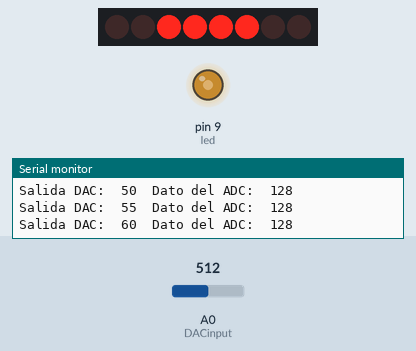
Recording of a sketch running on a simulated Arduino Uno, built with avr-gcc and run on an emulated ATmega328P. Shown: 8 shift-register outputs drawn as a row of LEDs (first output left, lit = HIGH), output pins drawn as LEDs (lit = HIGH), the last lines printed to the serial monitor. Wiring (inferred from the names in the program): shift register (74HC595): data pin 8; shift clock pin 4; latch pin 7. Wiring (inferred from the signals the program sends): row of LEDs: on Q0, Q1, Q2, Q3, Q4, Q5, Q6, Q7. The inputs (shaded band) are chosen by the test bench; at power-on: A0 (DACinput) = 512. Pins used as bus, display or sensor lines are not drawn.

Above: at 1.25 s.
1.3 s: A0 (DACinput) set to 716
At 1.36 s:
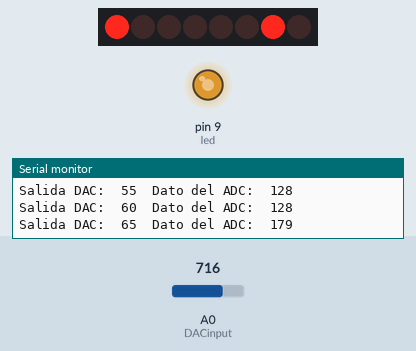
3.1 s: A0 (DACinput) set to 900
At 3.17 s:
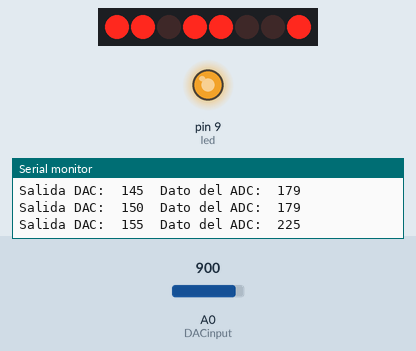
4.9 s: A0 (DACinput) set to 511
At 5.24 s:
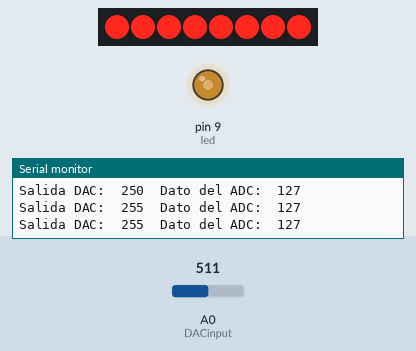
6.8 s: A0 (DACinput) set to 407
At 6.9 s:
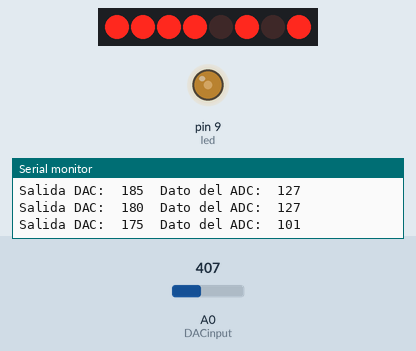
8.6 s: A0 (DACinput) set to 388
At 8.71 s:
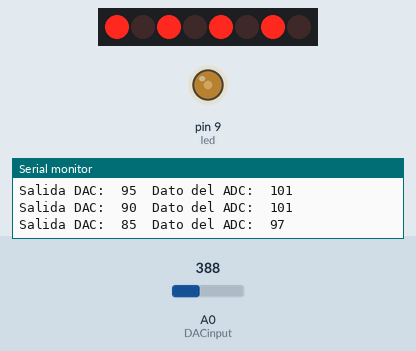
10.4 s: A0 (DACinput) set to 42
At 10.62 s:
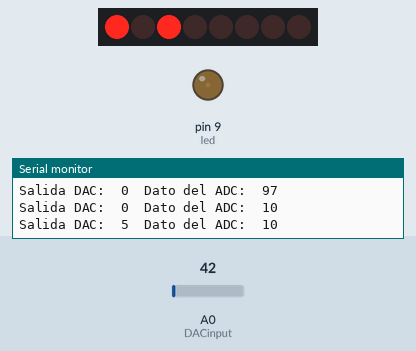
12.2 s: A0 (DACinput) set to 35
Timing chart, 0 to 15.0 s (numbered marks = the images above; inputs shaded):
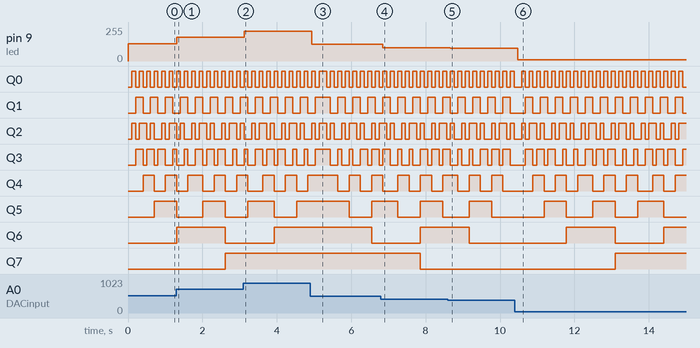

The sketch:

DAC_shield_ejemplo.ino
```cpp
/******************************************************************
** Código creado en Electrónica 5Hz                              **
** www.5hz-electronica.com                                       **
** Por:                                                          **
** Basado en el código de:                                       **
** Descripción del código:                                       **
**                                                               **
** Ejemplo para el Shield convertidor Digital-Analógico          **
** genera una señal analogica, es leida por el pin A0 y          **
** varia la intensidad de un led externo                         **
** conectado al pin 9 segun el valor leido.                      **
*******************************************************************
Conexiones:
UNO  <-> DAC shield
4     -  Clock
7     -  Latch
8     -  Dato
9     -  led
A0    -  DAC Output
GND   -  GND
5V    -  VCC
*/

//--------------------------------------------------definiciones de pines
int dato = 8;
int clock = 4;
int latch = 7;
int led = 9;
int DACinput = A0;

//----------------------------------------------------------configuracion
void setup()
{
  pinMode(dato, OUTPUT);
  pinMode(clock, OUTPUT);
  pinMode(latch, OUTPUT);
  pinMode(led, OUTPUT);
  pinMode(DACinput, INPUT);
  Serial.begin(9600);
}

//#########################################################ciclo principal
void loop()
{
  for(int x = 0; x <= 255; x = x+5)
  {
    digitalWrite(latch, LOW);
    shiftOut(dato, clock, MSBFIRST, x);
    digitalWrite(latch, HIGH);
    Serial.print("Salida DAC:  "); Serial.print(x);
    int dato_DAC = analogRead(DACinput) >> 2;
    analogWrite(led, dato_DAC);
    Serial.print("  Dato del ADC:  "); Serial.println(dato_DAC);
    delay(100);
  }
  for(int x = 255; x >= 0; x = x-5)
  {
    digitalWrite(latch, LOW);
    shiftOut(dato, clock, MSBFIRST, x);
    digitalWrite(latch, HIGH);
    Serial.print("Salida DAC:  "); Serial.print(x);
    int dato_DAC = analogRead(DACinput) >> 2;
    analogWrite(led, dato_DAC);
    Serial.print("  Dato del ADC:  "); Serial.println(dato_DAC);
    delay(100);
  }
}
//##################################################fin del ciclo principal
```

Measured:
- the behaviour switches between 400 and 399 on A0 (DACinput) (found by bisection; images 4 and 5)
- after the input at 1.3 s, pin 9 (led): 128/255 → 179/255 at once
- after the input at 3.1 s, pin 9 (led): 179/255 → 225/255 at once
- after the input at 4.9 s, pin 9 (led): 225/255 → 127/255 at once
- after the input at 6.8 s, pin 9 (led): 127/255 → 101/255 after 0.05 s
- after the input at 8.6 s, pin 9 (led): 101/255 → 97/255 after 0.07 s
- after the input at 10.4 s, pin 9 (led): 97/255 → 10/255 after 0.08 s
- after the input at 12.2 s, pin 9 (led): 10/255 → 8/255 after 0.09 s
